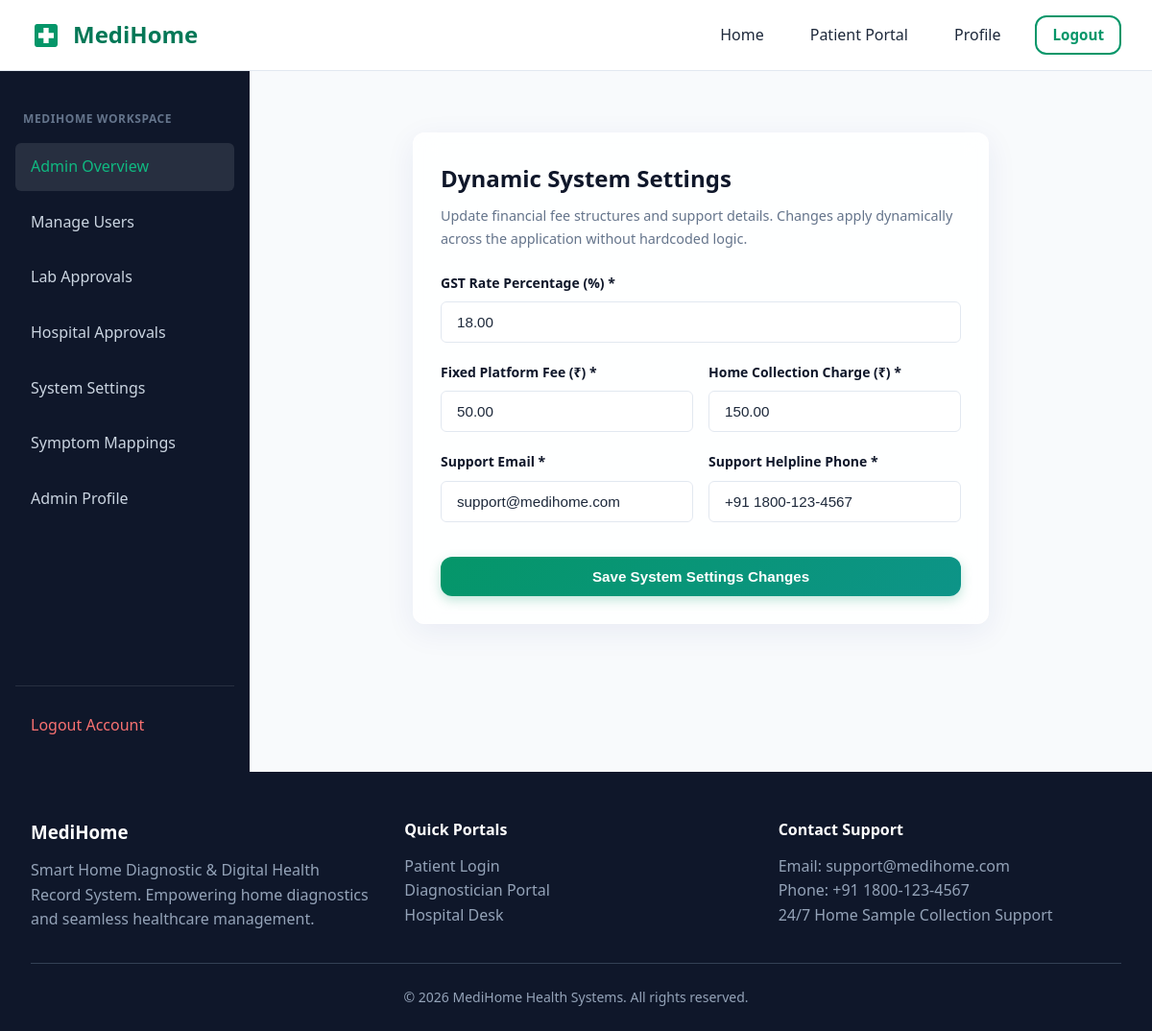
Page /adminpanel/system-settings/ (signed in) on the committed database.
### payments/models.py (models this page shows, shortened)
class SystemSettings(models.Model):
    gst_percentage = models.DecimalField(max_digits=5, decimal_places=2, default=18.00, help_text="GST percentage e.g. 18.0")
    platform_fee = models.DecimalField(max_digits=8, decimal_places=2, default=50.00, help_text="Fixed Platform Fee in ₹")
    home_collection_charge = models.DecimalField(max_digits=8, decimal_places=2, default=150.00, help_text="Home sample collection fee in ₹")
    support_email = models.EmailField(default="support@medihome.com")
    support_phone = models.CharField(max_length=20, default="+91 1800-123-4567")
    updated_at = models.DateTimeField(auto_now=True)
    class Meta:
        verbose_name = "System Settings"
        verbose_name_plural = "System Settings"
    @classmethod
    def get_settings(cls):
        obj, _ = cls.objects.get_or_create(pk=1)
        return obj

### adminpanel/views.py (the view, shortened to what this page needs)
# urls.py: path('system-settings/', views.manage_system_settings_view, name='manage_system_settings'),
@admin_required
def manage_system_settings_view(request):
    settings_obj = SystemSettings.get_settings()
    return render(request, 'adminpanel/system_settings.html', {'settings_obj': settings_obj})

### accounts/models.py (called while the page is built)
    def is_patient(self):
        return self.role == self.Role.PATIENT

    def is_diagnostician(self):
        return self.role == self.Role.DIAGNOSTICIAN

    def is_hospital(self):
        return self.role == self.Role.HOSPITAL

    def is_admin_role(self):
        return self.role == self.Role.ADMIN or self.is_superuser

### templates/adminpanel/system_settings.html (shortened to what this page needs)
{% extends 'dashboard_base.html' %}
{% block dashboard_content %}
<div style="max-width: 600px; margin: 2rem auto;">
    <div class="glass-card">
        <h2 style="font-size: 1.5rem; color: var(--dark); margin-bottom: 0.5rem;">Dynamic System Settings</h2>
        <p style="color: var(--text-secondary); margin-bottom: 1.5rem; font-size: 0.9rem;">
            Update financial fee structures and support details. Changes apply dynamically across the application without hardcoded logic.
        </p>
        <form method="POST" action="." class="needs-validation">
            <div class="form-group">
                <label class="form-label">GST Rate Percentage (%) *</label>
                <input type="number" step="0.01" name="gst_percentage" class="form-control" value="{{ settings_obj.gst_percentage }}" required>
            </div>
            <div style="display: grid; grid-template-columns: 1fr 1fr; gap: 1rem;">
                <div class="form-group">
                    <label class="form-label">Fixed Platform Fee (₹) *</label>
                    <input type="number" step="0.01" name="platform_fee" class="form-control" value="{{ settings_obj.platform_fee }}" required>
                </div>
                <div class="form-group">
                    <label class="form-label">Home Collection Charge (₹) *</label>
                    <input type="number" step="0.01" name="home_collection_charge" class="form-control" value="{{ settings_obj.home_collection_charge }}" required>
                </div>
            </div>
            <div style="display: grid; grid-template-columns: 1fr 1fr; gap: 1rem;">
                <div class="form-group">
                    <label class="form-label">Support Email *</label>
                    <input type="email" name="support_email" class="form-control" value="{{ settings_obj.support_email }}" required>
                </div>
                <div class="form-group">
                    <label class="form-label">Support Helpline Phone *</label>
                    <input type="text" name="support_phone" class="form-control" value="{{ settings_obj.support_phone }}" required>
                </div>
            </div>
            <button type="submit" class="btn btn-primary" style="width: 100%; margin-top: 1rem;">
                Save System Settings Changes
            </button>
        </form>
    </div>
</div>
{% endblock %}

### static/css/style.css (style rules this page uses)
:root { --primary: #059669; --primary-hover: #047857; --primary-light: #d1fae5; --secondary: #0d9488; --accent: #10b981; --dark: #0f172a; --dark-surface: #1e293b; --text-primary: #1e293b; --text-secondary: #64748b; --text-muted: #94a3b8; --bg-light: #f8fafc; --white: #ffffff; --border: #e2e8f0; --shadow-sm: 0 1px 2px 0 rgba(0, 0, 0, 0.05); --shadow-md: 0 4px 6px -1px rgba(0, 0, 0, 0.1), 0 2px 4px -1px rgba(0, 0, 0, 0.06); --shadow-lg: 0 10px 15px -3px rgba(0, 0, 0, 0.1), 0 4px 6px -2px rgba(0, 0, 0, 0.05); --glass-bg: rgba(255, 255, 255, 0.85); --glass-border: rgba(255, 255, 255, 0.6); --glass-shadow: 0 8px 32px 0 rgba(31, 38, 135, 0.07); --radius-sm: 6px; --radius-md: 12px; --radius-lg: 20px; --transition: all 0.25s cubic-bezier(0.4, 0, 0.2, 1); }
* { margin: 0; padding: 0; box-sizing: border-box; }
body { font-family: system-ui, -apple-system, BlinkMacSystemFont, 'Segoe UI', Roboto, Oxygen, Ubuntu, Cantarell, 'Open Sans', 'Helvetica Neue', sans-serif; background-color: var(--bg-light); color: var(--text-primary); line-height: 1.6; min-height: 100vh; display: flex; flex-direction: column; }
.glass-card { background: var(--glass-bg); backdrop-filter: blur(12px); -webkit-backdrop-filter: blur(12px); border: 1px solid var(--glass-border); box-shadow: var(--glass-shadow); border-radius: var(--radius-md); padding: 1.75rem; transition: var(--transition); }
.btn { display: inline-flex; align-items: center; justify-content: center; gap: 0.5rem; padding: 0.75rem 1.5rem; font-size: 0.95rem; font-weight: 600; border-radius: var(--radius-md); border: none; cursor: pointer; transition: var(--transition); }
.btn-primary { background: linear-gradient(135deg, var(--primary) 0%, var(--secondary) 100%); color: var(--white); box-shadow: 0 4px 12px rgba(5, 150, 105, 0.25); }

### static/css/components.css (style rules this page uses)
.form-group { margin-bottom: 1.25rem; }
.form-label { display: block; font-size: 0.875rem; font-weight: 600; margin-bottom: 0.5rem; color: var(--dark); }
.form-control { width: 100%; padding: 0.75rem 1rem; font-size: 0.95rem; border: 1px solid var(--border); border-radius: var(--radius-sm); background: var(--white); color: var(--text-primary); transition: var(--transition); }

### rows in the picture
SystemSettings: gst_percentage "18.00", platform_fee "50.00", home_collection_charge "150.00", support_email "support@medihome.com", support_phone "+91 1800-123-4567"
